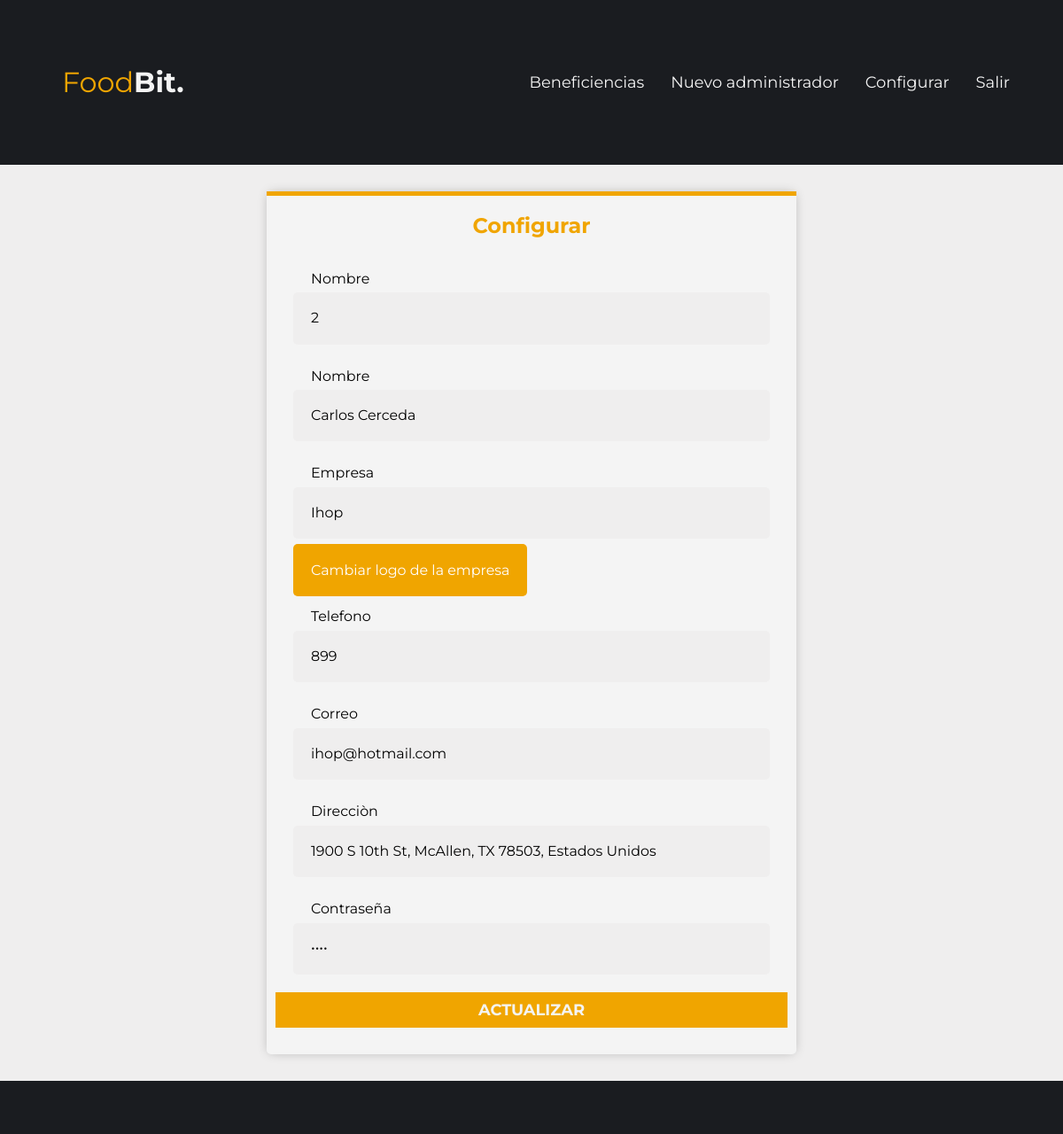
Screenshot of /editarbeneficiencia.php?usr=2 (signed in) with the database file from the repository.
### tables this page shows
CREATE TABLE `usuarios` (
  `identificador` int(11) NOT NULL,
  `nombre` text NOT NULL,
  `empresa` varchar(100) NOT NULL,
  `imagen` longblob NOT NULL,
  `telefono` varchar(50) NOT NULL,
  `correo` varchar(50) NOT NULL,
  `direccion` varchar(150) NOT NULL,
  `pass` varchar(100) NOT NULL,
  `descripcion` varchar(100) NOT NULL
);

### editarbeneficiencia.php (the view, shortened to what this page needs)
<?php
if (isset($_SESSION['identificador'])){
?>
<!DOCTYPE html>
<html lang="en">
<head>
    <link rel="stylesheet" href="css/style.css">
    <link rel="stylesheet" href="css/normalize.css">
</head>
<body class="fondogris">
    <header class="header2">
        <div class="contenedor">
            <div class="barra">
                <a class="logo no-margin centrar-texto" href="index.php">
                    <h1 class="logo__nombre">Food<span class="logo__bold">Bit.</span></h1></a>
                    <nav class="navegacion">
                    <a href="consultabeneficiencias.php" class="navegacion__enlace">Beneficiencias</a>
                        <a href="registroadministradores.php" class="navegacion__enlace">Nuevo administrador</a>
                        <a href="configuraradmin.php" class="navegacion__enlace">Configurar</a>
                        <a href="cerrar_sesion.php" class="navegacion__enlace">Salir</a>
                    </nav>
            </div>
        </div>
    </header>
    <main>
        <div class="spacer-30"></div>
        <main class=" ">
            <div class="contenedor2">
            <?php
function ConsultarUsuario($id){
    include 'conexion.php';
    $query="SELECT * FROM usuarios WHERE identificador= '".$id."' ";
        $resultado= $conexion->query($query) or die ("Error al consultar usuario: ".mysqli_error($conexion) );
        while ($filas=$resultado->fetch_array()){
			?>
            <form class="formulario fondoblanco" method="post" action="actualizatbenef.php"   enctype="multipart/form-data">
                <div class="barrita"></div>
                <h2>Configurar</h2>
                <div class="margin-2">
                    <label class="campo__label2" for="nombre">Nombre</label>
                    <input class="campo__field2" type="text" id="identificador" name="identificador" value="<?php echo $filas[0]?>" readonly>
                </div>
                <div class="margin-2">
                    <label class="campo__label2" for="nombre">Nombre</label>
                    <input class="campo__field2" type="text" id="nombre" name="nombre" value="<?php echo $filas[1]?>">
                </div>
                <div class="margin-2">
                    <label class="campo__label2" for="empresa">Empresa</label>
                    <input class="campo__field2" type="text" id="empresa" name="empresa" value="<?php echo $filas['empresa'];?>" >
                </div>
                <div class="margin-2">
                    <label class="campo__field2 fondoprimario" for="image">Cambiar logo de la empresa</label>
                </div>
                <div class="margin-2">
                    <label class="campo__label2" for="tel">Telefono</label>
                    <input class="campo__field2" type="tel" id="tel" name="telefono"  value="<?php echo $filas['telefono'];?>" data-inputmask="'mask': '999 999 9999'">
                </div>
                <div class="margin-2">
                    <label class="campo__label2" for="email">Correo</label>
                    <input class="campo__field2" type="email" id="email" name="correo" value="<?php echo $filas['correo'];?>">
                </div>
                <div class="margin-2">
                    <label class="campo__label2" for="razon">Direcciòn</label>
                    <input class="campo__field2" type="text" id="razon" name="direccion" value="<?php echo $filas['direccion'];?>">
                </div>
                <div class="margin-2">
                    <label class="campo__label2" for="password">Contraseña</label>
                    <input name="password" type="password"  class="campo__field2" id="password"  value="pass">
                </div>
                <div class="">
                    <input type="submit" value="Actualizar" class="boton2 boton--primario">
                </div>
            </form>
            <?php
        }
        }
        $consulta = ConsultarUsuario($_GET['usr']);
      ?>
        </div>
        </main>
            <div class="spacer-30"></div>
    <footer class="footer">
    </footer>
</body>
</html>
<?php
}
else{
    header ('location: ./');
}
?>

### css/style.css (style rules this page uses)
:root { --fuentetitulo: 'Itim', cursive; --fuenteparrafo: 'Montserrat', sans-serif; --blanco: #f4f4f4; --negro: #1a1c20 ; --principal: #cf7500; --secundario: #f0a500; --gris: #EFEEEE; --rojo: crimson; --azul: #228be6; --amarillo2: #f7da0d; }
html { font-size: 62.25%; box-sizing: border-box; }
*, *:before, *:after { box-sizing: inherit; }
body { font-family: var(--fuenteparrafo); font-size: 1.6rem; line-height: 2; }
a { color: var(--blanco); text-decoration: none; }
h1 { color: var(--principal); font-size: 1.6rem; padding: 1rem; }
h2 { color: var(--secundario); text-align: center; }
.contenedor { max-width: 120rem; width: 90%; margin: 0 auto; }
.no-margin { margin: 0; }
.margin-2 { margin: 2rem; }
.centrar-texto { text-align: center; }
.spacer-30 { width: 100%; height: 3rem; display: block; clear: both; }
.boton--primario { background-color: var(--secundario); }
@media (min-width: 768px ) { .barra { display: flex; justify-content: space-between; align-items: center; } }
.logo { color: var(--blanco); }
.logo__nombre { font-weight: normal; color: var(--secundario); }
.logo__bold { font-weight: 700; color: var(--blanco); }
.navegacion__enlace { display: block; text-align: center; font-size: 1.8rem; color: var(--blanco); }
@media (min-width: 768px) { .navegacion { display: flex; gap: 3rem; } }
.footer { background-color: var(--negro); padding: 3rem 0; }
.formulario { backdrop-filter: blur(.3rem); padding: 1rem; }
.boton2 { display: block; font-family: var(--fuenteparrafo); color: var(--blanco); text-align: center; padding: 1rem 3rem; font-size: 1.8rem; text-transform: uppercase; font-weight: 700; margin-bottom: 2rem; border: none; width: 100%; cursor: pointer; }
.campo__label2 { flex: 0 0 30rem; padding-right: 1rem; padding: 2rem; }
.campo__field2 { flex: 1; border:.1rem solid var(--claro); background-color: var(--gris); width: 100%; padding: 2rem; border-radius: .5rem; outline: none; }
.header2 { background-color: var(--negro); padding: 3rem 0; }
.fondogris { background-color: var(--gris); }
.fondoprimario { background-color: var(--secundario); color: white; }
.contenedor2 { max-width: 120rem; width: 90%; margin: 0 auto; }
@media (min-width: 768px) { .contenedor2 { max-width: 60rem; width: 50%; margin: 0 auto; } }
.fondoblanco { background-color: var(--blanco); border-radius: .5rem; box-shadow: 0px 0px 13px -3px rgba(0,0,0,0.30); }
.barrita { margin: -1rem; height: .5rem; min-width: 100%; background-color: var(--secundario); }

### rows the page displays
usuarios: identificador "2", nombre "Carlos Cerceda", empresa "Ihop", telefono "899", correo "ihop@hotmail.com", direccion "1900 S 10th St, McAllen, TX 78503, Estados Unidos"
